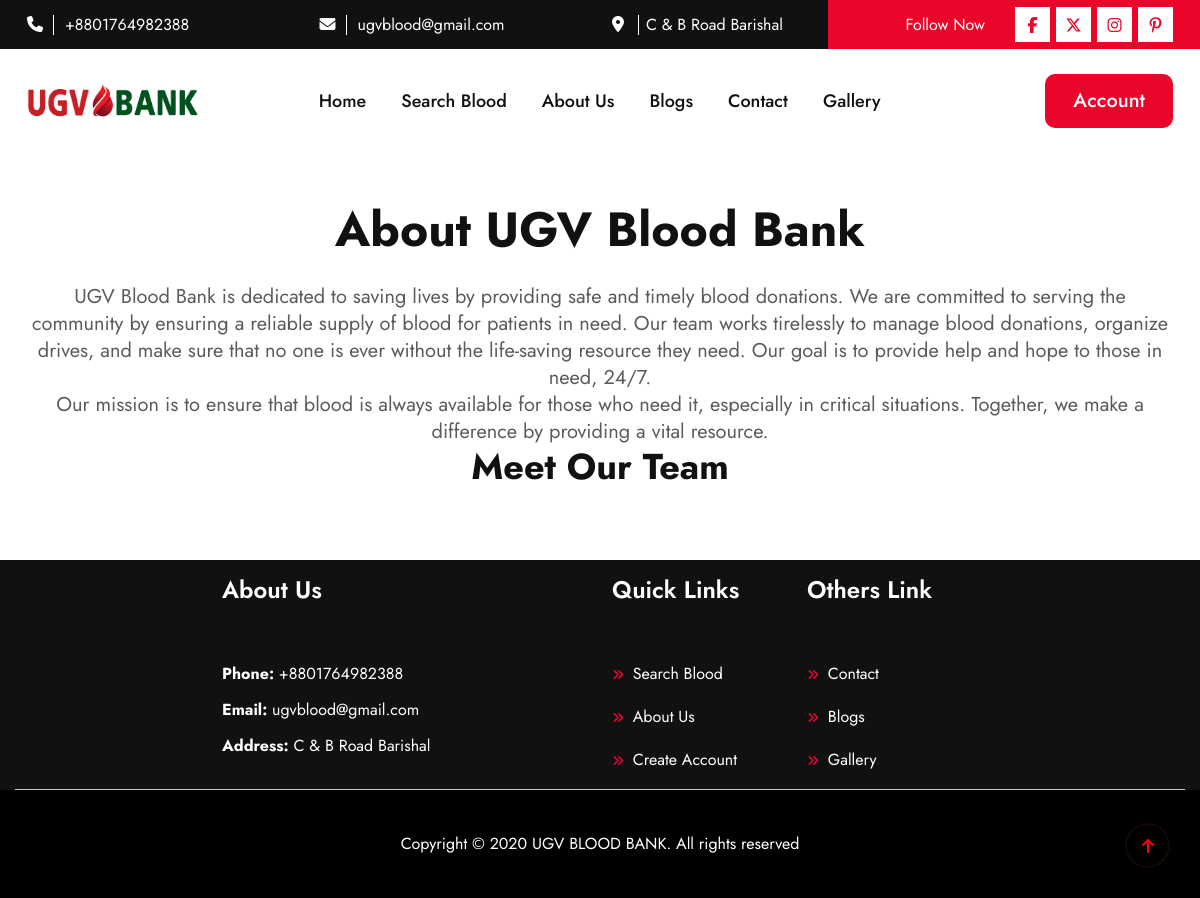
Page /about/ on the earlier database version.
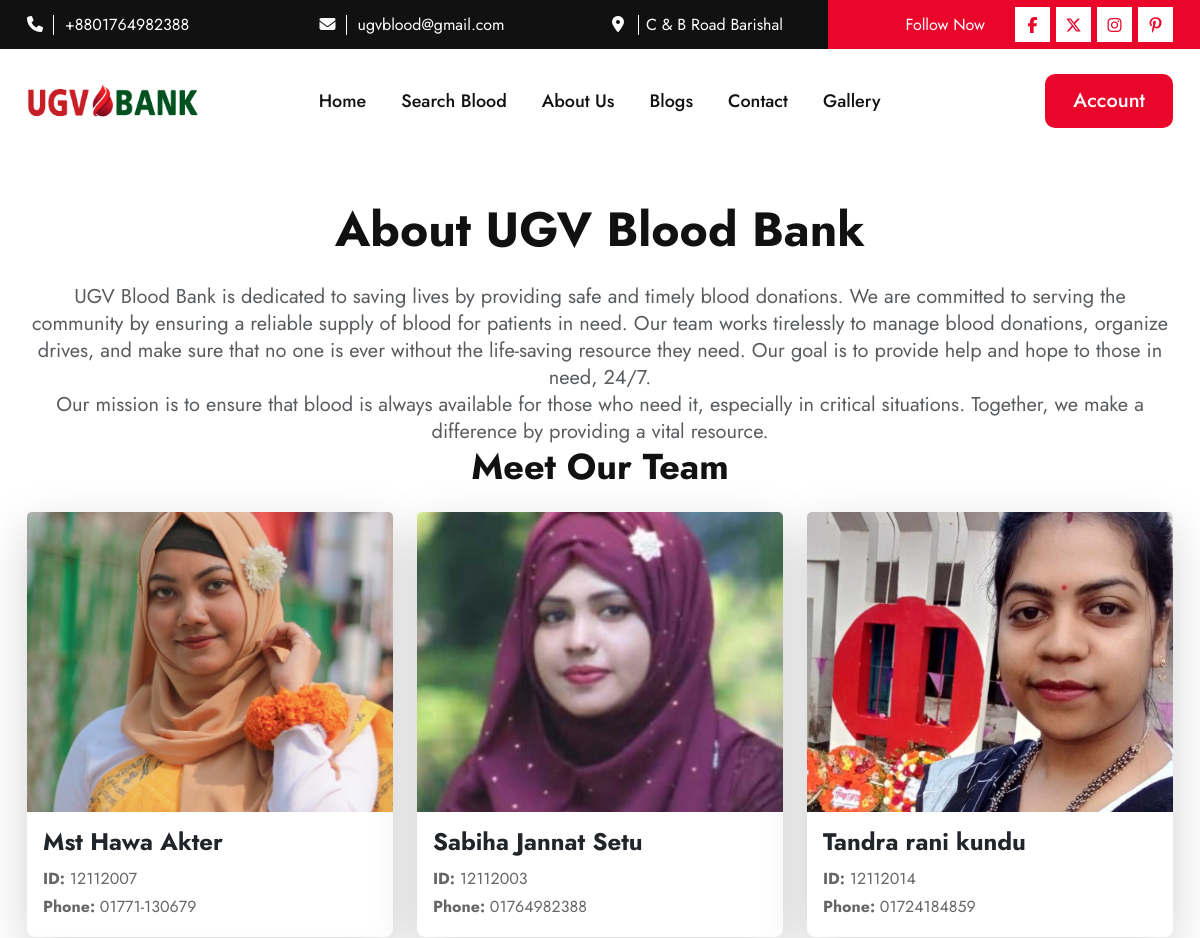
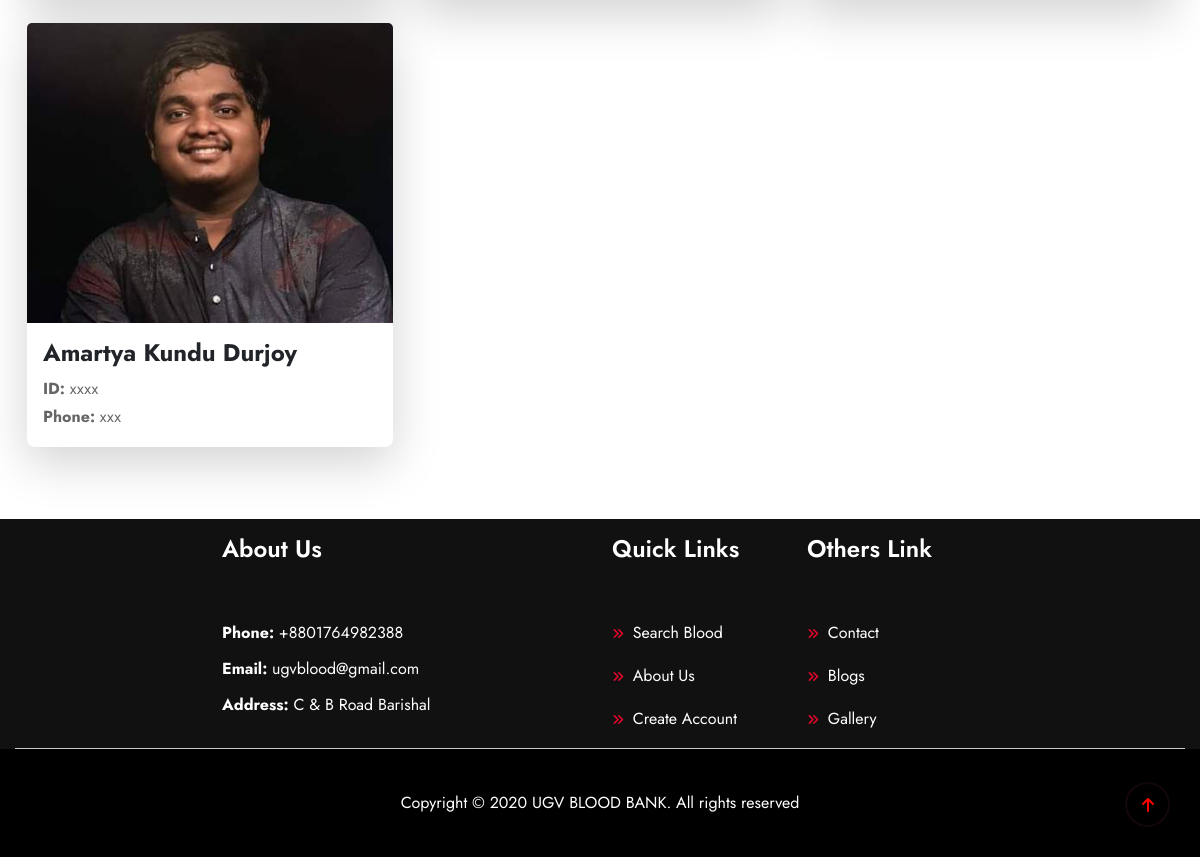
Same page on the later database version (2 pictures, top to bottom).
### blood/models.py (models this page shows, shortened)
class SiteInfo(models.Model):
    site_name = models.CharField(max_length=20)
    site_logo = models.ImageField(upload_to='logo/')
    email = models.EmailField()
    phone = models.CharField(max_length=14)
    address = models.CharField(max_length=100)
    site_facebook = models.URLField(max_length=100)
    site_x = models.URLField(max_length=100)
    site_instagram = models.URLField(max_length=100)
    site_pinterest = models.URLField(max_length=100)

class TeamMember(models.Model):
    name = models.CharField(max_length=100)
    member_id = models.CharField(max_length=50)
    phone_number = models.CharField(max_length=15)
    image = models.ImageField(upload_to='team_members/')
    bio = models.TextField(blank=True, null=True)  # Optional field for a bio or description of the team member

### blood/views.py (the view)
# urls.py: path('about/', about_view, name='about'),
def about_view(request):
    team_members = TeamMember.objects.all()  # Get all team members from the database
    return render(request, 'about.html', {'team_members': team_members})

### blood/context_processors.py (called while the page is built)
def site_information(request):
    site_info = SiteInfo.objects.first()
    return {
        'site_info': site_info
    }

### templates/about.html (shortened to what this page needs)
{% extends 'base.html' %}
{% load static %}
{% block content %}
<section class="about-section py-5">
    <div class="container">
        <div class="row">
            <div class="col-12 text-center">
                <h2 class="mb-4">About UGV Blood Bank</h2>
                <p class="lead text-muted">
                    UGV Blood Bank is dedicated to saving lives by providing safe and timely blood donations. We are committed to serving the community by ensuring a reliable supply of blood for patients in need.
                    Our team works tirelessly to manage blood donations, organize drives, and make sure that no one is ever without the life-saving resource they need.
                    Our goal is to provide help and hope to those in need, 24/7.
                </p>
                <p class="lead text-muted">
                    Our mission is to ensure that blood is always available for those who need it, especially in critical situations. Together, we make a difference by providing a vital resource.
                </p>
            </div>
        </div>
        <h3 class="text-center mb-4">Meet Our Team</h3>
        <div class="row">
            {% for member in team_members %}
            <div class="col-md-4 mb-4">
                <div class="card shadow-lg border-0 rounded-3">
                    <img src="{{ member.image.url }}" alt="{{ member.name }}" class="card-img-top" style="height: 300px; object-fit: cover;">
                    <div class="card-body">
                        <h5 class="card-title">{{ member.name }}</h5>
                        <p class="card-text"><strong>ID:</strong> {{ member.member_id }}</p>
                        <p class="card-text"><strong>Phone:</strong> {{ member.phone_number }}</p>
                    </div>
                </div>
            </div>
            {% endfor %}
        </div>
    </div>
</section>
{% endblock content %}

### templates/base.html (shortened to what this page needs)
{% load static %}
<!DOCTYPE html>
<html lang="en">
<head>
  <link rel="stylesheet" href="{% static 'assets/css/animate.css' %}">
  <link rel="stylesheet" href="{% static 'assets/css/bootstrap.min.css' %}">
  <link rel="stylesheet" href="{% static 'assets/css/all.css' %}">
  <link rel="stylesheet" href="{% static 'assets/css/slick.css' %}">
  <link rel="stylesheet" href="{% static 'assets/css/fancybox.css' %}">
  <link rel="stylesheet" href="{% static 'assets/css/style.css' %}">
  <link href="https://cdnjs.cloudflare.com/ajax/libs/font-awesome/6.4.2/css/all.min.css" rel="stylesheet">
<body>
 <div class="progress-wrap cursor-pointer active-progress">
    <svg class="progress-circle svg-content" width="100%" height="100%" viewBox="-1 -1 102 102">
      <path d="M50,1 a49,49 0 0,1 0,98 a49,49 0 0,1 0,-98"
        style="transition: stroke-dashoffset 10ms linear 0s; stroke-dasharray: 307.919, 307.919; stroke-dashoffset: 221.377;">
      </path>
    </svg>
  </div>
{% include 'header.html' %}
{% block content %}
{% endblock content %}
{% include 'footer.html' %}
</body>
</html>

### templates/header.html (shortened to what this page needs)
{% load static %}
  <header>
    <div class="header_top d-none d-lg-block d-xl-block d-xxl-block">
      <div class="container">
        <div class="row">
          <div class="col-xl-3 col-lg-3">
            <div class="header_top_content">
              <span><i class="fa-solid fa-phone"></i></span>
              <a href="tel:{{ site_info.phone }}">{{ site_info.phone }}</a>
            </div>
          </div>
          <div class="col-xl-3 col-lg-3">
            <div class="header_top_content">
              <span><i class="fa-solid fa-envelope"></i></span>
              <a href="mailto:{{ site_info.email }}">{{ site_info.email }}</a>
            </div>
          </div>
          <div class="col-xl-3 col-lg-3">
            <div class="header_top_content">
              <span><i class="fa-solid fa-location-dot"></i></span>
              <a href="#">{{ site_info.address }}</a>
            </div>
          </div>
          <div class="col-xl-3 col-lg-3">
            <div class="header_top_social">
              <p>Follow Now</p>
              <ul class="d-flex">
                <li><a href="{{ site_info.site_facebook }}"><i class="fa-brands fa-facebook-f"></i></a></li>
                <li><a href="{{ site_info.site_x }}"><i class="fa-brands fa-x-twitter"></i></a></li>
                <li><a href="{{ site_info.site_instagram }}"><i class="fa-brands fa-instagram"></i></a></li>
                <li><a href="{{ site_info.site_pinterest }}"><i class="fa-brands fa-pinterest-p"></i></a></li>
              </ul>
            </div>
          </div>
        </div>
      </div>
    </div>
    <div class="header_bottom header_bottom2">
      <div class="container">
        <div class="row align-items-center position-relative">
          <div class="col-xl-2 col-lg-2 col-md-4 col-6">
            <div class="header_logo">
              <a href="{% url 'home' %}"><img  src="{% static 'assets/logo/logo.png' %}" alt="images not founds" class="img-fluid"></a>
            </div>
          </div>
          <div class="col-xl-7 col-lg-8 d-none d-xxl-block d-xl-block">
            <ul class="main_menu">
              <li><a href="{% url 'home' %}">Home</a></li>
              <li><a href="{% url 'donor_list' %}">Search Blood</a></li>
              <li><a href="{% url 'about' %}">About Us</a></li>
              <li><a href="{% url 'blog_list' %}">Blogs</a></li>
              <li><a href="{% url 'contact' %}">Contact</a></li>
              <li><a href="{% url 'gallery' %}">Gallery</a></li>
            </ul>
          </div>
          <div class="col-xl-3 col-lg-2 d-none d-xxl-block d-xl-block">
            <div class="header_search_menu d-flex">
                {% if request.user.is_authenticated %}
                    <div class="dropdown">
                        <button class="btn red_btn get_code dropdown-toggle" type="button" id="userDropdown" data-bs-toggle="dropdown" aria-expanded="false">
                            {{ request.user.username }}
                        </button>
                        <ul class="dropdown-menu" aria-labelledby="userDropdown">
                          <li>
                            <a class="dropdown-item" href="{% url 'my_details' %}">
                              <i class="fas fa-info-circle"></i> My Details
                          </a>
                          </li>
                            <li>
                                <a class="dropdown-item" href="{% url 'manage_profile' %}">
                                    <i class="fas fa-user-edit"></i> Update Profile
                                </a>
                            </li>
                            <li>
                                <a class="dropdown-item" href="{% url 'change_password' %}">
                                    <i class="fas fa-key"></i> Change Password
                                </a>
                            </li>
                            <li>
                                <a class="dropdown-item" href="{% url 'logout' %}">
                                    <i class="fas fa-sign-out-alt"></i> Logout
                                </a>
                            </li>
                        </ul>
                    </div>
                {% else %}
                    <div>
                        <a href="{% url 'login' %}" class="red_btn get_code">Account</a>
                    </div>
                {% endif %}
            </div>
        </div>
        </div>
      </div>
    </div>
  </header>

### templates/message.html (shortened to what this page needs)
{% load static %}

### templates/footer.html
{% load static %}
  <footer>
    <div class="footer_top pt-3">
      <div class="container ">
        <div class="row border-bottom justify-content-center">
          <div class="col-xl-4 col-lg-4 col-md-6 col-sm-6 col-12 ">
            <div class="footer_content">
              <h5>About Us</h5>
              <ul class="list-unstyled">
                {% if site_info.phone %}
                    <li><span>Phone:</span> {{ site_info.phone }}</li>
                {% endif %}
                {% if site_info.email %}
                    <li><span>Email:</span> {{ site_info.email }}</li>
                {% endif %}
                {% if site_info.address %}
                    <li><span>Address:</span> {{ site_info.address }}</li>
                {% endif %}
            </ul>
            </div>
          </div>
          <div class="col-xl-2 col-lg-2 col-md-6 col-6 ">
            <div class="footer_content">
              <h5>Quick Links</h5>
              <ul>
                <li><a href="{% url 'donor_list' %}"><i class="fa-solid fa-angles-right"></i> Search Blood</a></li>
                <li><a href="{% url 'about' %}"><i class="fa-solid fa-angles-right"></i> About Us</a></li>
                <li><a href="{% url 'signup' %}"><i class="fa-solid fa-angles-right"></i> Create Account</a></li>
              </ul>
            </div>
          </div>
          <div class="col-xl-2 col-lg-2 col-md-6 col-6 ">
            <div class="footer_content">
              <h5>Others Link</h5>
              <ul>
                <li><a href="{% url 'contact' %}"><i class="fa-solid fa-angles-right"></i> Contact</a></li>
                <li><a href="{% url 'blog_list' %}"><i class="fa-solid fa-angles-right"></i> Blogs</a></li>
                <li><a href="{% url 'gallery' %}"><i class="fa-solid fa-angles-right"></i> Gallery</a></li>
              </ul>
            </div>
          </div>
        </div>
      </div>
    </div>
    <div class="footer_bottom">
      <div class="container">
        <div class="row">
          <div class="col-12 text-center">
            <p>Copyright &copy; 2020 {{ site_info.site_name}}. All rights reserved</p>
          </div>
        </div>
      </div>
    </div>
  </footer>

### blood/static/assets/css/fancybox.css (style rules this page uses)
:root { --f-spinner-width: 36px;--f-spinner-height: 36px;--f-spinner-color-1: rgba(0, 0, 0, 0.1);--f-spinner-color-2: rgba(17, 24, 28, 0.8);--f-spinner-stroke: 2.75 }
:root { --f-button-width: 40px;--f-button-height: 40px;--f-button-border: 0;--f-button-border-radius: 0;--f-button-color: #374151;--f-button-bg: #f8f8f8;--f-button-hover-bg: #e0e0e0;--f-button-active-bg: #d0d0d0;--f-button-shadow: none;--f-button-transition: all 0.15s ease;--f-button-transform: none;--f-button-svg-width: 20px;--f-button-svg-height: 20px;--f-button-svg-stroke-width: 1.5;--f-button-svg-fill: none;--f-button-svg-filter: none;--f-button-svg-disabled-opacity: 0.65 }

Differences in the rows shown:
added TeamMember: image (picture), name "Mst Hawa Akter", member_id "12112007", phone_number "01771-130679"
added TeamMember: image (picture), name "Sabiha Jannat Setu", member_id "12112003", phone_number "01764982388"
added TeamMember: image (picture), name "Tandra rani kundu", member_id "12112014", phone_number "01724184859"
added TeamMember: image (picture), name "Amartya Kundu Durjoy", member_id "xxxx", phone_number "xxx"
